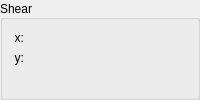
        <widget class="QGroupBox" name="shearGroup">
         <property name="autoFillBackground">
          <bool>false</bool>
         </property>
         <property name="title">
          <string>Shear</string>
         </property>
         <property name="alignment">
          <set>Qt::AlignLeading|Qt::AlignLeft|Qt::AlignVCenter</set>
         </property>
         <property name="flat">
          <bool>false</bool>
         </property>
         <property name="checkable">
          <bool>false</bool>
         </property>
         <property name="checked">
          <bool>false</bool>
         </property>
         <layout class="QVBoxLayout" name="verticalLayout_12">
          <item>
           <layout class="QFormLayout" name="formLayout_4">
            <property name="fieldGrowthPolicy">
             <enum>QFormLayout::AllNonFixedFieldsGrow</enum>
            </property>
            <item row="0" column="0">
             <widget class="QLabel" name="label_shearX">
              <property name="sizePolicy">
               <sizepolicy hsizetype="MinimumExpanding" vsizetype="Preferred">
                <horstretch>0</horstretch>
                <verstretch>0</verstretch>
               </sizepolicy>
              </property>
              <property name="toolTip">
               <string>Horizontal Shear</string>
              </property>
              <property name="text">
               <string>x:</string>
              </property>
              <property name="alignment">
               <set>Qt::AlignRight|Qt::AlignTrailing|Qt::AlignVCenter</set>
              </property>
              <property name="buddy">
               <cstring>shearXBox</cstring>
              </property>
             </widget>
            </item>
            <item row="1" column="1">
             <widget class="KisDoubleSliderSpinBox" name="shearYBox" native="true">
              <property name="sizePolicy">
               <sizepolicy hsizetype="Preferred" vsizetype="Preferred">
                <horstretch>0</horstretch>
                <verstretch>0</verstretch>
               </sizepolicy>
              </property>
              <property name="toolTip">
               <string>Vertical Shear</string>
              </property>
             </widget>
            </item>
            <item row="1" column="0">
             <widget class="QLabel" name="label_shearY">
              <property name="sizePolicy">
               <sizepolicy hsizetype="MinimumExpanding" vsizetype="Preferred">
                <horstretch>0</horstretch>
                <verstretch>0</verstretch>
               </sizepolicy>
              </property>
              <property name="minimumSize">
               <size>
                <width>0</width>
                <height>0</height>
               </size>
              </property>
              <property name="toolTip">
               <string>Vertical Shear</string>
              </property>
              <property name="text">
               <string>y:</string>
              </property>
              <property name="alignment">
               <set>Qt::AlignRight|Qt::AlignTrailing|Qt::AlignVCenter</set>
              </property>
              <property name="buddy">
               <cstring>shearYBox</cstring>
              </property>
             </widget>
            </item>
            <item row="0" column="1">
             <widget class="KisDoubleSliderSpinBox" name="shearXBox" native="true">
              <property name="sizePolicy">
               <sizepolicy hsizetype="Preferred" vsizetype="Preferred">
                <horstretch>0</horstretch>
                <verstretch>0</verstretch>
               </sizepolicy>
              </property>
              <property name="toolTip">
               <string>Horizontal Shear</string>
              </property>
             </widget>
            </item>
           </layout>
          </item>
         </layout>
        </widget>
